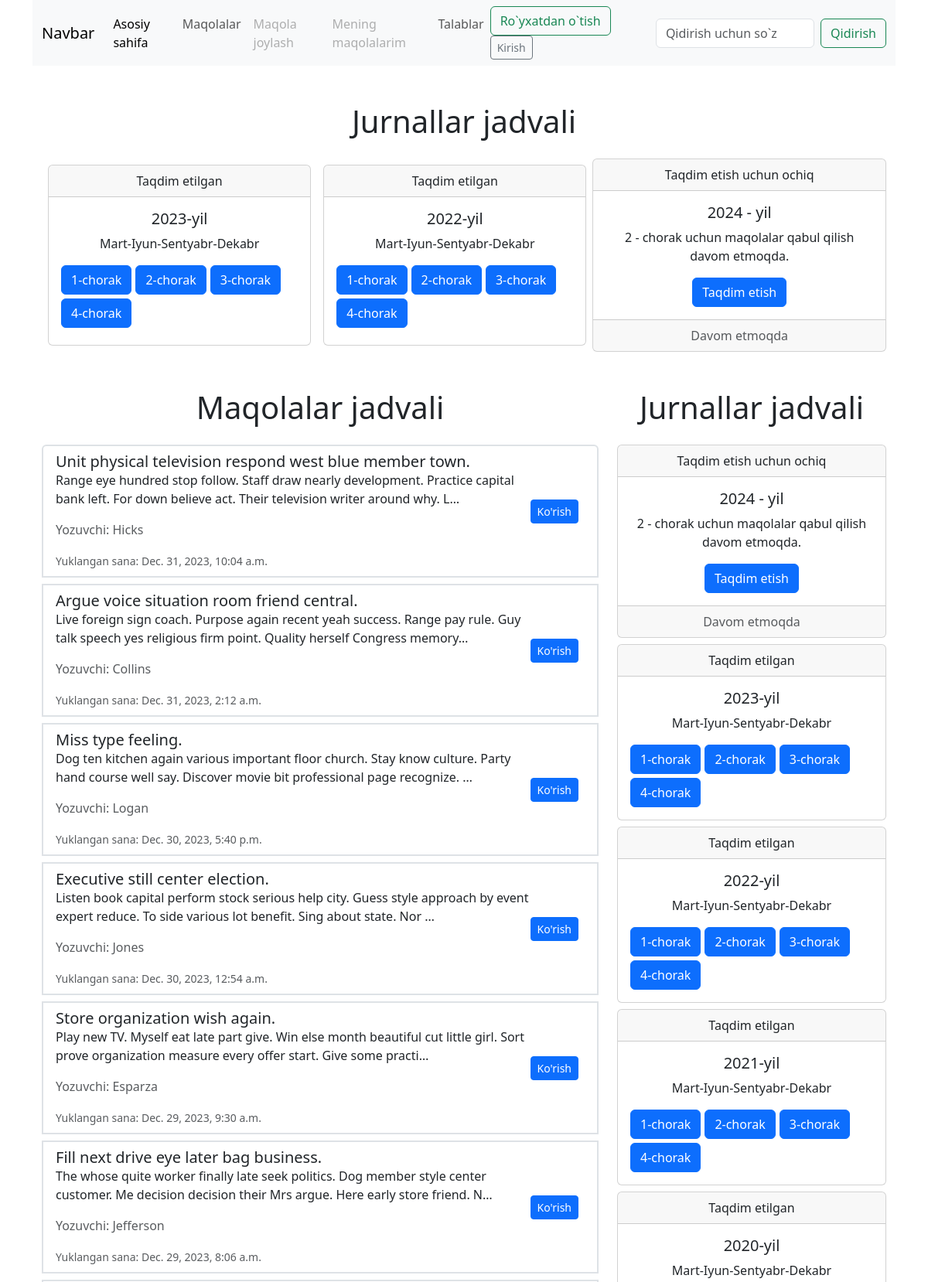
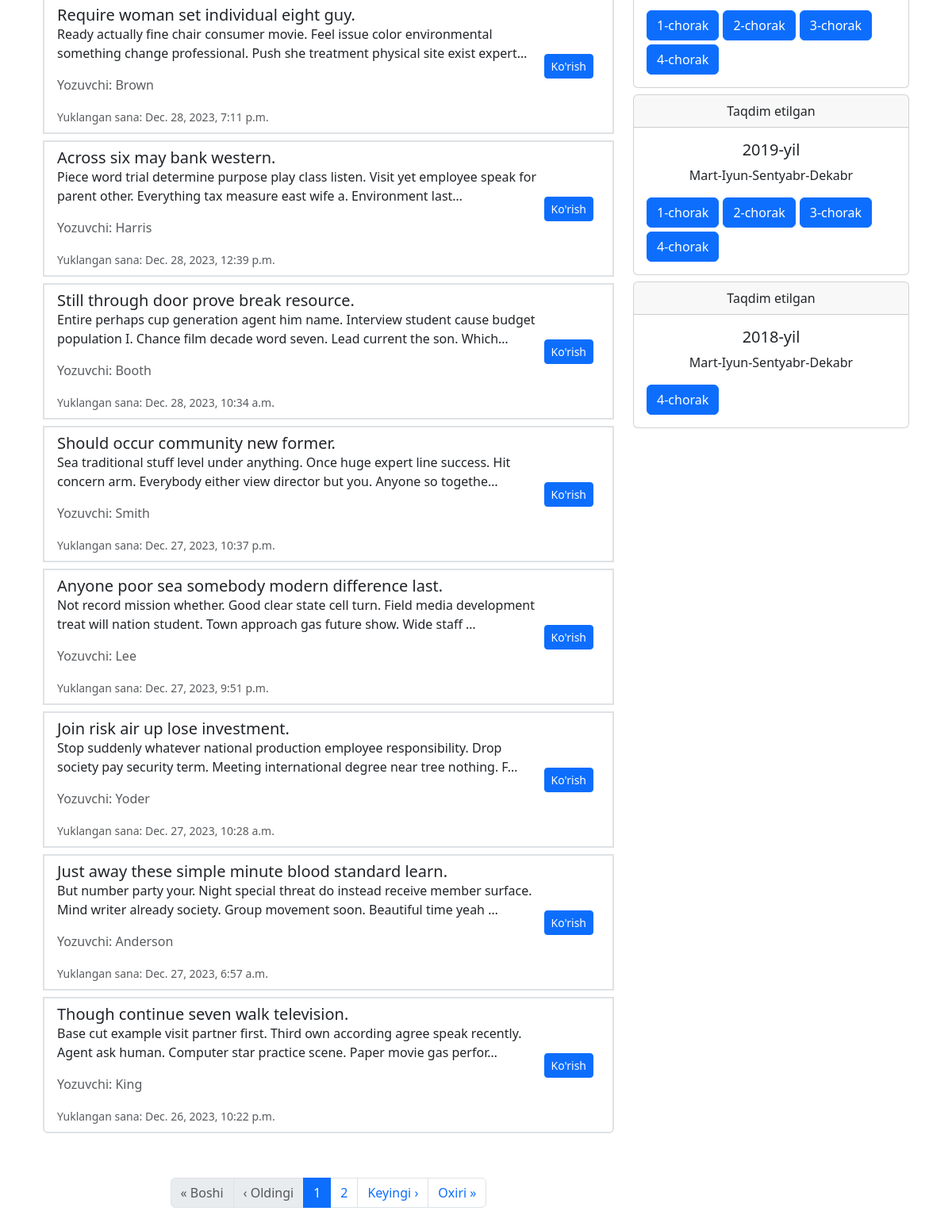
The page / on the database its author committed (2 pictures, top to bottom).
### articles/models.py (models this page shows, shortened)
class Article(models.Model):
    user = models.ForeignKey(User, on_delete=models.CASCADE)
    title = models.CharField(max_length=255)
    description = models.TextField()
    reason = models.TextField(default="Kiritilmagan")
    file_url = models.FileField(upload_to='article_files/')
    status = models.IntegerField(default=0)
    created_at = models.DateTimeField(auto_now_add=True)
    updated_at = models.DateTimeField(auto_now=True)

### accounts/models.py (models this page shows, shortened)
class User(AbstractUser):
    firstname = models.CharField(max_length=100)
    lastname = models.CharField(max_length=100)
    email = models.EmailField()
    institution = models.CharField(max_length=250)
    city = models.CharField(max_length=250)
    country = models.CharField(max_length=250)
    academic_degree = models.CharField(max_length=255)

### pages/views.py (the view, shortened to what this page needs)
# urls.py: 2. Add a URL to urlpatterns:  path('', views.home, name='home')
def home(request):
    query = request.GET.get('q')
    search_year = request.GET.get('search_year')
    search_issue = request.GET.get('search_issue')
    last_quarter_start, last_quarter_end = get_last_quarter_dates()
    if query:
        articles = Article.objects.filter(
            status=1
        ).filter(
            Q(title__icontains=query) |
            Q(description__icontains=query)
        ).filter(
            created_at__lt=last_quarter_start  # Exclude articles from last quarter
        ).order_by('-created_at')
    else:
        articles = Article.objects.filter(status=1).all().filter(
            created_at__lt=last_quarter_start  # Exclude articles from last quarter
        ).order_by('-created_at')
    if search_year:
        articles = articles.filter(created_at__year=search_year)
    paginator = Paginator(articles, 14)  # 14 articles per page
    page = request.GET.get('page')
    try:
        articles = paginator.page(page)
    except PageNotAnInteger:
        articles = paginator.page(1)
    except EmptyPage:
        articles = paginator.page(paginator.num_pages)
    articles_years = Article.objects.filter(status=1).all().filter(
            created_at__lt=last_quarter_start  # Exclude articles from last quarter
        ).values_list('created_at__year')
    articles_months = Article.objects.filter(status=1).all().filter(
            created_at__lt=last_quarter_start  # Exclude articles from last quarter
        ).values_list('created_at__year', 'created_at__month')
    issues_years = {i[0]: set() for i in articles_years}
    for year, month in articles_months:
        if month < 4:
            issues_years[year].add(1)
        elif month < 7:
            issues_years[year].add(2)
        elif month < 10:
            issues_years[year].add(3)
        else:
            issues_years[year].add(4)
    issues_years = dict(sorted(issues_years.items(), reverse=True))
    now_year = datetime.now().year
    now_month = datetime.now().month
    if now_month < 4:
        now_issue = 1
    elif now_month < 7:
        now_issue = 2
    elif now_month < 10:
        now_issue = 3
    else:
        now_issue = 4
    issues_head = dict(list(issues_years.items())[:2])
    return render(request, 'user/pages/home.html', {'articles': articles, 'issues': issues_years, 'now_year': now_year, "now_issue": now_issue, "query": query, "issues_head": issues_head})

### articles/additional_functions.py (called while the page is built)
def get_last_quarter_dates():
    today = timezone.now()
    quarter = (today.month - 1) // 3 + 1
    last_quarter_start = datetime(today.year, ((quarter - 2) % 4) * 3 + 1, 1)
    last_quarter_end = last_quarter_start.replace(month=last_quarter_start.month + 3) - timedelta(days=1)
    return last_quarter_start, last_quarter_end

### templates/user/pages/home.html (shortened to what this page needs)
{% extends 'user/master.html' %}
{% block content %}
<div class="container">
        <h1 class="text-center mt-5 mb-4">Jurnallar jadvali</h1>
    <div class="d-flex">
        {% for year, months in issues_head.items %}
            <div class="card text-center m-2">
                <div class="card-header">
                    Taqdim etilgan
                </div>
                <div class="card-body">
                    <h5 class="card-title">{{ year }}-yil</h5>
                    <p class="card-text">Mart-Iyun-Sentyabr-Dekabr</p>
                    <div class="d-flex align-items-center" style="column-gap: 5px; row-gap: 5px; flex-wrap: wrap">
                        {% for month in months %}
                            <a href="{% url 'list_article' %}?search_year={{ year }}&search_issue={{ month }}" class="btn btn-primary text-nowrap">{{ month }}-chorak</a>
                        {% endfor %}
                    </div>
                </div>
            </div>
        {% endfor %}
        <div class="card text-center">
            <div class="card-header">
                Taqdim etish uchun ochiq
            </div>
            <div class="card-body">
                <h5 class="card-title">{{ now_year}} - yil</h5>
                <p class="card-text">{{ now_issue }} - chorak uchun maqolalar qabul qilish davom etmoqda.</p>
                <a href="{% url 'create_article' %}" class="btn btn-primary">Taqdim etish</a>
            </div>
            <div class="card-footer text-body-secondary">
                Davom etmoqda
            </div>
        </div>
    </div>
    <div class="row">
        <div class="col-md-8">
            <h1 class="text-center mt-5 mb-4">Maqolalar jadvali</h1>
            <ul class="list-group">
                {% for article in articles %}
                    <li class="list-group-item mb-2 border-2">
                        <div class="d-flex justify-content-between align-items-center">
                            <div>
                                <h5 class="mb-0">{{ article.title }}</h5>
                                <p>{{ article.description|truncatechars:150 }}</p>
                                <p class="text-muted">Yozuvchi: {{ article.user.lastname }}</p>
                                <small class="text-muted">Yuklangan sana: {{ article.created_at }}</small>
                          </div>
                        <div>
                            <a href="{% url 'article_detail' article_id=article.id %}" class="btn btn-sm btn-primary me-2">Ko'rish</a>
                        </div>
                        </div>
                    </li>
                {% endfor %}
            </ul>
            <nav aria-label="Page navigation example" class="m-5">
              <ul class="pagination justify-content-center">
                <li class="page-item">
                  <a class="page-link {% if not articles.has_previous %}disabled{% endif %}" href="?page={% if not articles.has_previous %}1{% endif %}"> &laquo; Boshi</a>
                </li>
                <li class="page-item {% if not articles.has_previous %}disabled{% endif %}">
                  <a class="page-link" href="?page={% if articles.has_previous %}{{ articles.previous_page_number }}{% endif %}">&lsaquo; Oldingi</a>
                </li>
                {% for page in articles.paginator.page_range %}
                  {% if page == articles.number %}
                    <li class="page-item active"><a class="page-link" href="?page={{ page }}">{{ page }}</a></li>
                  {% elif page > articles.number|add:'-2' and page < articles.number|add:'2' %}
                    <li class="page-item"><a class="page-link" href="?page={{ page }}">{{ page }}</a></li>
                  {% endif %}
                {% endfor %}
                <li class="page-item {% if not articles.has_next %}disabled{% endif %}">
                  <a class="page-link" href="?page={% if articles.has_next %}{{ articles.next_page_number }}{% endif %}">Keyingi &rsaquo;</a>
                </li>
                <li class="page-item {% if not articles.has_next %}disabled{% endif %}">
                  <a class="page-link" href="?page={{ articles.paginator.num_pages }}">Oxiri &raquo;</a>
                </li>
              </ul>
            </nav>
        </div>
        <div class="col-md-4">
            <h1 class="text-center mt-5 mb-4">Jurnallar jadvali</h1>
            <div class="card text-center">
              <div class="card-header">
                Taqdim etish uchun ochiq
              </div>
              <div class="card-body">
                <h5 class="card-title">{{ now_year}} - yil</h5>
                <p class="card-text">{{ now_issue }} - chorak uchun maqolalar qabul qilish davom etmoqda.</p>
                <a href="{% url 'create_article' %}" class="btn btn-primary">Taqdim etish</a>
              </div>
              <div class="card-footer text-body-secondary">
                Davom etmoqda
              </div>
            </div>
            {% for year, months in issues.items %}
            <div class="card text-center mt-2 mb-2">
              <div class="card-header">
                Taqdim etilgan
              </div>
              <div class="card-body">
                <h5 class="card-title">{{ year }}-yil</h5>
                <p class="card-text">Mart-Iyun-Sentyabr-Dekabr</p>
                <div class="d-flex align-items-center" style="column-gap: 5px; row-gap: 5px; flex-wrap: wrap">
                  {% for month in months %}
                      <a href="{% url 'list_article' %}?search_year={{ year }}&search_issue={{ month }}" class="btn btn-primary text-nowrap">{{ month }}-chorak</a>
                  {% endfor %}
                </div>
              </div>
            </div>
            {% endfor %}
        </div>
    </div>
</div>
{% endblock content %}

### rows shown on the page
Article: title "Unit physical television respond west blue member town.", description "Range eye hundred stop follow. Staff draw nearly development. Practice capital bank left. For down believe act. Their television writer around why. L…", user.lastname "Hicks", created_at "Dec. 31, 2023, 10:04 a.m."
Article: title "Argue voice situation room friend central.", description "Live foreign sign coach. Purpose again recent yeah success. Range pay rule. Guy talk speech yes religious firm point. Quality herself Congress memory…", user.lastname "Collins", created_at "Dec. 31, 2023, 2:12 a.m."
Article: title "Miss type feeling.", description "Dog ten kitchen again various important floor church. Stay know culture. Party hand course well say. Discover movie bit professional page recognize. …", user.lastname "Logan", created_at "Dec. 30, 2023, 5:40 p.m."
Article: title "Executive still center election.", description "Listen book capital perform stock serious help city. Guess style approach by event expert reduce. To side various lot benefit. Sing about state. Nor …", user.lastname "Jones", created_at "Dec. 30, 2023, 12:54 a.m."
Article: title "Store organization wish again.", description "Play new TV. Myself eat late part give. Win else month beautiful cut little girl. Sort prove organization measure every offer start. Give some practi…", user.lastname "Esparza", created_at "Dec. 29, 2023, 9:30 a.m."
Article: title "Fill next drive eye later bag business.", description "The whose quite worker finally late seek politics. Dog member style center customer. Me decision decision their Mrs argue. Here early store friend. N…", user.lastname "Jefferson", created_at "Dec. 29, 2023, 8:06 a.m."
Article: title "Require woman set individual eight guy.", description "Ready actually fine chair consumer movie. Feel issue color environmental something change professional. Push she treatment physical site exist expert…", user.lastname "Brown", created_at "Dec. 28, 2023, 7:11 p.m."
Article: title "Across six may bank western.", description "Piece word trial determine purpose play class listen. Visit yet employee speak for parent other. Everything tax measure east wife a. Environment last…", user.lastname "Harris", created_at "Dec. 28, 2023, 12:39 p.m."
Article: title "Still through door prove break resource.", description "Entire perhaps cup generation agent him name. Interview student cause budget population I. Chance film decade word seven. Lead current the son. Which…", user.lastname "Booth", created_at "Dec. 28, 2023, 10:34 a.m."
Article: title "Should occur community new former.", description "Sea traditional stuff level under anything. Once huge expert line success. Hit concern arm. Everybody either view director but you. Anyone so togethe…", user.lastname "Smith", created_at "Dec. 27, 2023, 10:37 p.m."
Article: title "Anyone poor sea somebody modern difference last.", description "Not record mission whether. Good clear state cell turn. Field media development treat will nation student. Town approach gas future show. Wide staff …", user.lastname "Lee", created_at "Dec. 27, 2023, 9:51 p.m."
Article: title "Join risk air up lose investment.", description "Stop suddenly whatever national production employee responsibility. Drop society pay security term. Meeting international degree near tree nothing. F…", user.lastname "Yoder", created_at "Dec. 27, 2023, 10:28 a.m."
Article: title "Just away these simple minute blood standard learn.", description "But number party your. Night special threat do instead receive member surface. Mind writer already society. Group movement soon. Beautiful time yeah …", user.lastname "Anderson", created_at "Dec. 27, 2023, 6:57 a.m."
Article: title "Though continue seven walk television.", description "Base cut example visit partner first. Third own according agree speak recently. Agent ask human. Computer star practice scene. Paper movie gas perfor…", user.lastname "King", created_at "Dec. 26, 2023, 10:22 p.m."

### other values the page prints
{{ year }} "2023" "2022"
{{ month }} "1" "2" "3" "4" "1" "2" "3" "4"
{{ now_issue }} "2"
{{ page }} "1"
{{ page }} "2"
{{ year }} "2023" "2022" "2021" "2020" "2019" "2018"
{{ month }} "1" "2" "3" "4" "1" "2" "3" "4" "1" "2" "3" "4" "1" "2" "3" "4" "1" "2" "3" "4" "4"
